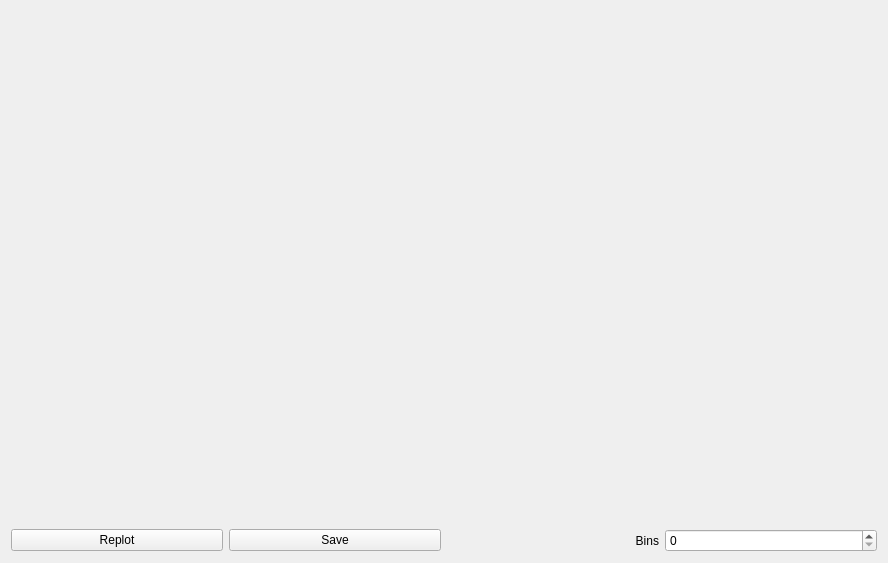
<?xml version="1.0" encoding="UTF-8"?>
<ui version="4.0">
 <class>Form</class>
 <widget class="QWidget" name="Form">
  <property name="geometry">
   <rect>
    <x>0</x>
    <y>0</y>
    <width>888</width>
    <height>563</height>
   </rect>
  </property>
  <property name="windowTitle">
   <string>Form</string>
  </property>
  <layout class="QGridLayout" name="gridLayout">
   <item row="2" column="2">
    <widget class="QLabel" name="label">
     <property name="sizePolicy">
      <sizepolicy hsizetype="Preferred" vsizetype="Preferred">
       <horstretch>0</horstretch>
       <verstretch>0</verstretch>
      </sizepolicy>
     </property>
     <property name="text">
      <string>Bins</string>
     </property>
     <property name="alignment">
      <set>Qt::AlignRight|Qt::AlignTrailing|Qt::AlignVCenter</set>
     </property>
    </widget>
   </item>
   <item row="2" column="3">
    <widget class="QSpinBox" name="bins">
     <property name="maximum">
      <number>256</number>
     </property>
    </widget>
   </item>
   <item row="2" column="0">
    <widget class="QPushButton" name="replot">
     <property name="text">
      <string>Replot</string>
     </property>
    </widget>
   </item>
   <item row="0" column="0" colspan="4">
    <widget class="MplWidget" name="mpl" native="true"/>
   </item>
   <item row="2" column="1">
    <widget class="QPushButton" name="save">
     <property name="text">
      <string>Save</string>
     </property>
    </widget>
   </item>
  </layout>
 </widget>
 <customwidgets>
  <customwidget>
   <class>MplWidget</class>
   <extends>QWidget</extends>
   <header>ui.mplwidget</header>
   <container>1</container>
  </customwidget>
 </customwidgets>
 <resources/>
 <connections/>
</ui>
